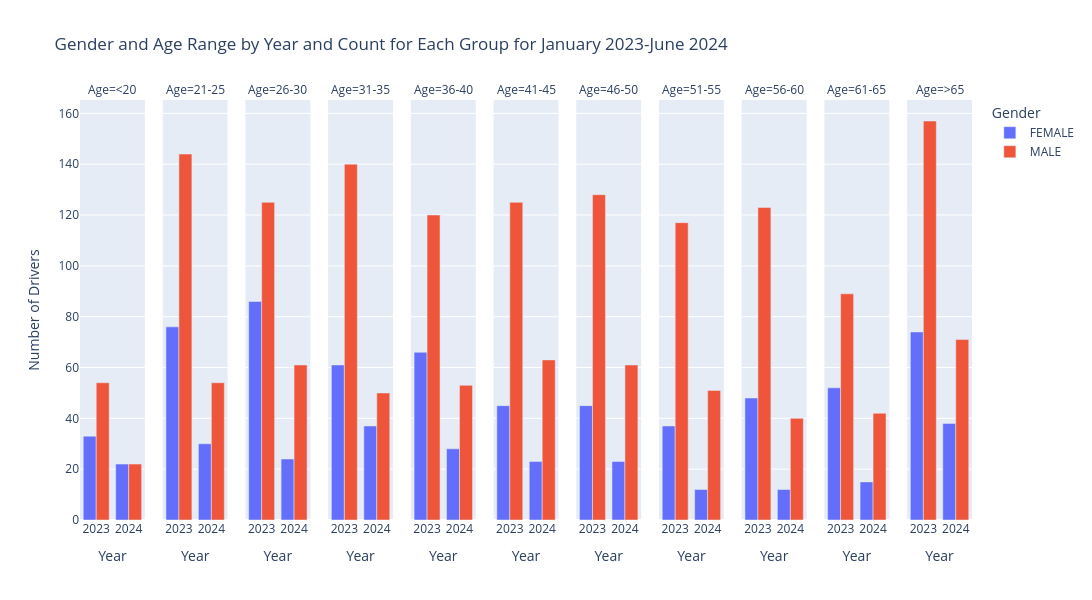

The notebook cell this image was saved under:
### Markdown cell above
The ages were grouped to make the data easier to display.

### Code cell
# Create the bar chart using plotly.express
fig = px.bar(
    df,
    x='Year',
    y='DriverCount',
    color='Gender',
    facet_col='AgeRange',
    barmode='group',
    title='Gender and Age Range by Year and Count for Each Group for January 2023-June 2024',
    labels={
        'DriverCount': 'Number of Drivers',
        'AgeRange': 'Age'
    },
    height=600,
    width=1200
)

# Update layout for better readability
fig.update_layout(
    yaxis_title='Number of Drivers',
    legend_title='Gender'
)

# Show the bar chart
fig.show()

### Figure 1 — Plotly figure (JSON) as saved in the notebook; plotly's stock layout.template omitted (floating-point values rounded to 4 significant figures)
{"data": [{"alignmentgroup": "True", "hovertemplate": "Gender=FEMALE<br>Age=<20<br>Year=%{x}<br>Number of Drivers=%{y}<extra></extra>", "legendgroup": "FEMALE", "marker": {"color": "#636efa", "pattern": {"shape": ""}}, "name": "FEMALE", "offsetgroup": "FEMALE", "orientation": "v", "showlegend": true, "textposition": "auto", "type": "bar", "x": ["2023", "2024"], "xaxis": "x", "y": [33, 22], "yaxis": "y"}, {"alignmentgroup": "True", "hovertemplate": "Gender=FEMALE<br>Age=21-25<br>Year=%{x}<br>Number of Drivers=%{y}<extra></extra>", "legendgroup": "FEMALE", "marker": {"color": "#636efa", "pattern": {"shape": ""}}, "name": "FEMALE", "offsetgroup": "FEMALE", "orientation": "v", "showlegend": false, "textposition": "auto", "type": "bar", "x": ["2023", "2024"], "xaxis": "x2", "y": [76, 30], "yaxis": "y2"}, {"alignmentgroup": "True", "hovertemplate": "Gender=FEMALE<br>Age=26-30<br>Year=%{x}<br>Number of Drivers=%{y}<extra></extra>", "legendgroup": "FEMALE", "marker": {"color": "#636efa", "pattern": {"shape": ""}}, "name": "FEMALE", "offsetgroup": "FEMALE", "orientation": "v", "showlegend": false, "textposition": "auto", "type": "bar", "x": ["2023", "2024"], "xaxis": "x3", "y": [86, 24], "yaxis": "y3"}, {"alignmentgroup": "True", "hovertemplate": "Gender=FEMALE<br>Age=31-35<br>Year=%{x}<br>Number of Drivers=%{y}<extra></extra>", "legendgroup": "FEMALE", "marker": {"color": "#636efa", "pattern": {"shape": ""}}, "name": "FEMALE", "offsetgroup": "FEMALE", "orientation": "v", "showlegend": false, "textposition": "auto", "type": "bar", "x": ["2023", "2024"], "xaxis": "x4", "y": [61, 37], "yaxis": "y4"}, {"alignmentgroup": "True", "hovertemplate": "Gender=FEMALE<br>Age=36-40<br>Year=%{x}<br>Number of Drivers=%{y}<extra></extra>", "legendgroup": "FEMALE", "marker": {"color": "#636efa", "pattern": {"shape": ""}}, "name": "FEMALE", "offsetgroup": "FEMALE", "orientation": "v", "showlegend": false, "textposition": "auto", "type": "bar", "x": ["2023", "2024"], "xaxis": "x5", "y": [66, 28], "yaxis": "y5"}, {"alignmentgroup": "True", "hovertemplate": "Gender=FEMALE<br>Age=41-45<br>Year=%{x}<br>Number of Drivers=%{y}<extra></extra>", "legendgroup": "FEMALE", "marker": {"color": "#636efa", "pattern": {"shape": ""}}, "name": "FEMALE", "offsetgroup": "FEMALE", "orientation": "v", "showlegend": false, "textposition": "auto", "type": "bar", "x": ["2023", "2024"], "xaxis": "x6", "y": [45, 23], "yaxis": "y6"}, {"alignmentgroup": "True", "hovertemplate": "Gender=FEMALE<br>Age=46-50<br>Year=%{x}<br>Number of Drivers=%{y}<extra></extra>", "legendgroup": "FEMALE", "marker": {"color": "#636efa", "pattern": {"shape": ""}}, "name": "FEMALE", "offsetgroup": "FEMALE", "orientation": "v", "showlegend": false, "textposition": "auto", "type": "bar", "x": ["2023", "2024"], "xaxis": "x7", "y": [45, 23], "yaxis": "y7"}, {"alignmentgroup": "True", "hovertemplate": "Gender=FEMALE<br>Age=51-55<br>Year=%{x}<br>Number of Drivers=%{y}<extra></extra>", "legendgroup": "FEMALE", "marker": {"color": "#636efa", "pattern": {"shape": ""}}, "name": "FEMALE", "offsetgroup": "FEMALE", "orientation": "v", "showlegend": false, "textposition": "auto", "type": "bar", "x": ["2023", "2024"], "xaxis": "x8", "y": [37, 12], "yaxis": "y8"}, {"alignmentgroup": "True", "hovertemplate": "Gender=FEMALE<br>Age=56-60<br>Year=%{x}<br>Number of Drivers=%{y}<extra></extra>", "legendgroup": "FEMALE", "marker": {"color": "#636efa", "pattern": {"shape": ""}}, "name": "FEMALE", "offsetgroup": "FEMALE", "orientation": "v", "showlegend": false, "textposition": "auto", "type": "bar", "x": ["2023", "2024"], "xaxis": "x9", "y": [48, 12], "yaxis": "y9"}, {"alignmentgroup": "True", "hovertemplate": "Gender=FEMALE<br>Age=61-65<br>Year=%{x}<br>Number of Drivers=%{y}<extra></extra>", "legendgroup": "FEMALE", "marker": {"color": "#636efa", "pattern": {"shape": ""}}, "name": "FEMALE", "offsetgroup": "FEMALE", "orientation": "v", "showlegend": false, "textposition": "auto", "type": "bar", "x": ["2023", "2024"], "xaxis": "x10", "y": [52, 15], "yaxis": "y10"}, {"alignmentgroup": "True", "hovertemplate": "Gender=FEMALE<br>Age=>65<br>Year=%{x}<br>Number of Drivers=%{y}<extra></extra>", "legendgroup": "FEMALE", "marker": {"color": "#636efa", "pattern": {"shape": ""}}, "name": "FEMALE", "offsetgroup": "FEMALE", "orientation": "v", "showlegend": false, "textposition": "auto", "type": "bar", "x": ["2023", "2024"], "xaxis": "x11", "y": [74, 38], "yaxis": "y11"}, {"alignmentgroup": "True", "hovertemplate": "Gender=MALE<br>Age=<20<br>Year=%{x}<br>Number of Drivers=%{y}<extra></extra>", "legendgroup": "MALE", "marker": {"color": "#EF553B", "pattern": {"shape": ""}}, "name": "MALE", "offsetgroup": "MALE", "orientation": "v", "showlegend": true, "textposition": "auto", "type": "bar", "x": ["2023", "2024"], "xaxis": "x", "y": [54, 22], "yaxis": "y"}, {"alignmentgroup": "True", "hovertemplate": "Gender=MALE<br>Age=21-25<br>Year=%{x}<br>Number of Drivers=%{y}<extra></extra>", "legendgroup": "MALE", "marker": {"color": "#EF553B", "pattern": {"shape": ""}}, "name": "MALE", "offsetgroup": "MALE", "orientation": "v", "showlegend": false, "textposition": "auto", "type": "bar", "x": ["2023", "2024"], "xaxis": "x2", "y": [144, 54], "yaxis": "y2"}, {"alignmentgroup": "True", "hovertemplate": "Gender=MALE<br>Age=26-30<br>Year=%{x}<br>Number of Drivers=%{y}<extra></extra>", "legendgroup": "MALE", "marker": {"color": "#EF553B", "pattern": {"shape": ""}}, "name": "MALE", "offsetgroup": "MALE", "orientation": "v", "showlegend": false, "textposition": "auto", "type": "bar", "x": ["2023", "2024"], "xaxis": "x3", "y": [125, 61], "yaxis": "y3"}, {"alignmentgroup": "True", "hovertemplate": "Gender=MALE<br>Age=31-35<br>Year=%{x}<br>Number of Drivers=%{y}<extra></extra>", "legendgroup": "MALE", "marker": {"color": "#EF553B", "pattern": {"shape": ""}}, "name": "MALE", "offsetgroup": "MALE", "orientation": "v", "showlegend": false, "textposition": "auto", "type": "bar", "x": ["2023", "2024"], "xaxis": "x4", "y": [140, 50], "yaxis": "y4"}, {"alignmentgroup": "True", "hovertemplate": "Gender=MALE<br>Age=36-40<br>Year=%{x}<br>Number of Drivers=%{y}<extra></extra>", "legendgroup": "MALE", "marker": {"color": "#EF553B", "pattern": {"shape": ""}}, "name": "MALE", "offsetgroup": "MALE", "orientation": "v", "showlegend": false, "textposition": "auto", "type": "bar", "x": ["2023", "2024"], "xaxis": "x5", "y": [120, 53], "yaxis": "y5"}, {"alignmentgroup": "True", "hovertemplate": "Gender=MALE<br>Age=41-45<br>Year=%{x}<br>Number of Drivers=%{y}<extra></extra>", "legendgroup": "MALE", "marker": {"color": "#EF553B", "pattern": {"shape": ""}}, "name": "MALE", "offsetgroup": "MALE", "orientation": "v", "showlegend": false, "textposition": "auto", "type": "bar", "x": ["2023", "2024"], "xaxis": "x6", "y": [125, 63], "yaxis": "y6"}, {"alignmentgroup": "True", "hovertemplate": "Gender=MALE<br>Age=46-50<br>Year=%{x}<br>Number of Drivers=%{y}<extra></extra>", "legendgroup": "MALE", "marker": {"color": "#EF553B", "pattern": {"shape": ""}}, "name": "MALE", "offsetgroup": "MALE", "orientation": "v", "showlegend": false, "textposition": "auto", "type": "bar", "x": ["2023", "2024"], "xaxis": "x7", "y": [128, 61], "yaxis": "y7"}, {"alignmentgroup": "True", "hovertemplate": "Gender=MALE<br>Age=51-55<br>Year=%{x}<br>Number of Drivers=%{y}<extra></extra>", "legendgroup": "MALE", "marker": {"color": "#EF553B", "pattern": {"shape": ""}}, "name": "MALE", "offsetgroup": "MALE", "orientation": "v", "showlegend": false, "textposition": "auto", "type": "bar", "x": ["2023", "2024"], "xaxis": "x8", "y": [117, 51], "yaxis": "y8"}, {"alignmentgroup": "True", "hovertemplate": "Gender=MALE<br>Age=56-60<br>Year=%{x}<br>Number of Drivers=%{y}<extra></extra>", "legendgroup": "MALE", "marker": {"color": "#EF553B", "pattern": {"shape": ""}}, "name": "MALE", "offsetgroup": "MALE", "orientation": "v", "showlegend": false, "textposition": "auto", "type": "bar", "x": ["2023", "2024"], "xaxis": "x9", "y": [123, 40], "yaxis": "y9"}, {"alignmentgroup": "True", "hovertemplate": "Gender=MALE<br>Age=61-65<br>Year=%{x}<br>Number of Drivers=%{y}<extra></extra>", "legendgroup": "MALE", "marker": {"color": "#EF553B", "pattern": {"shape": ""}}, "name": "MALE", "offsetgroup": "MALE", "orientation": "v", "showlegend": false, "textposition": "auto", "type": "bar", "x": ["2023", "2024"], "xaxis": "x10", "y": [89, 42], "yaxis": "y10"}, {"alignmentgroup": "True", "hovertemplate": "Gender=MALE<br>Age=>65<br>Year=%{x}<br>Number of Drivers=%{y}<extra></extra>", "legendgroup": "MALE", "marker": {"color": "#EF553B", "pattern": {"shape": ""}}, "name": "MALE", "offsetgroup": "MALE", "orientation": "v", "showlegend": false, "textposition": "auto", "type": "bar", "x": ["2023", "2024"], "xaxis": "x11", "y": [157, 71], "yaxis": "y11"}], "layout": {"annotations": [{"font": {}, "showarrow": false, "text": "Age=<20", "x": 0.03636, "xanchor": "center", "xref": "paper", "y": 1, "yanchor": "bottom", "yref": "paper"}, {"font": {}, "showarrow": false, "text": "Age=21-25", "x": 0.1291, "xanchor": "center", "xref": "paper", "y": 1, "yanchor": "bottom", "yref": "paper"}, {"font": {}, "showarrow": false, "text": "Age=26-30", "x": 0.2218, "xanchor": "center", "xref": "paper", "y": 1, "yanchor": "bottom", "yref": "paper"}, {"font": {}, "showarrow": false, "text": "Age=31-35", "x": 0.3145, "xanchor": "center", "xref": "paper", "y": 1, "yanchor": "bottom", "yref": "paper"}, {"font": {}, "showarrow": false, "text": "Age=36-40", "x": 0.4073, "xanchor": "center", "xref": "paper", "y": 1, "yanchor": "bottom", "yref": "paper"}, {"font": {}, "showarrow": false, "text": "Age=41-45", "x": 0.5, "xanchor": "center", "xref": "paper", "y": 1, "yanchor": "bottom", "yref": "paper"}, {"font": {}, "showarrow": false, "text": "Age=46-50", "x": 0.5927, "xanchor": "center", "xref": "paper", "y": 1, "yanchor": "bottom", "yref": "paper"}, {"font": {}, "showarrow": false, "text": "Age=51-55", "x": 0.6855, "xanchor": "center", "xref": "paper", "y": 1, "yanchor": "bottom", "yref": "paper"}, {"font": {}, "showarrow": false, "text": "Age=56-60", "x": 0.7782, "xanchor": "center", "xref": "paper", "y": 1, "yanchor": "bottom", "yref": "paper"}, {"font": {}, "showarrow": false, "text": "Age=61-65", "x": 0.8709, "xanchor": "center", "xref": "paper", "y": 1, "yanchor": "bottom", "yref": "paper"}, {"font": {}, "showarrow": false, "text": "Age=>65", "x": 0.9636, "xanchor": "center", "xref": "paper", "y": 1, "yanchor": "bottom", "yref": "paper"}], "barmode": "group", "height": 600, "legend": {"title": {"text": "Gender"}, "tracegroupgap": 0}, "title": {"text": "Gender and Age Range by Year and Count for Each Group for January 2023-June 2024"}, "width": 1200, "xaxis": {"anchor": "y", "domain": [0, 0.07273], "title": {"text": "Year"}}, "xaxis10": {"anchor": "y10", "domain": [0.8345, 0.9073], "matches": "x", "title": {"text": "Year"}}, "xaxis11": {"anchor": "y11", "domain": [0.9273, 1], "matches": "x", "title": {"text": "Year"}}, "xaxis2": {"anchor": "y2", "domain": [0.09273, 0.1655], "matches": "x", "title": {"text": "Year"}}, "xaxis3": {"anchor": "y3", "domain": [0.1855, 0.2582], "matches": "x", "title": {"text": "Year"}}, "xaxis4": {"anchor": "y4", "domain": [0.2782, 0.3509], "matches": "x", "title": {"text": "Year"}}, "xaxis5": {"anchor": "y5", "domain": [0.3709, 0.4436], "matches": "x", "title": {"text": "Year"}}, "xaxis6": {"anchor": "y6", "domain": [0.4636, 0.5364], "matches": "x", "title": {"text": "Year"}}, "xaxis7": {"anchor": "y7", "domain": [0.5564, 0.6291], "matches": "x", "title": {"text": "Year"}}, "xaxis8": {"anchor": "y8", "domain": [0.6491, 0.7218], "matches": "x", "title": {"text": "Year"}}, "xaxis9": {"anchor": "y9", "domain": [0.7418, 0.8145], "matches": "x", "title": {"text": "Year"}}, "yaxis": {"anchor": "x", "domain": [0, 1], "title": {"text": "Number of Drivers"}}, "yaxis10": {"anchor": "x10", "domain": [0, 1], "matches": "y", "showticklabels": false}, "yaxis11": {"anchor": "x11", "domain": [0, 1], "matches": "y", "showticklabels": false}, "yaxis2": {"anchor": "x2", "domain": [0, 1], "matches": "y", "showticklabels": false}, "yaxis3": {"anchor": "x3", "domain": [0, 1], "matches": "y", "showticklabels": false}, "yaxis4": {"anchor": "x4", "domain": [0, 1], "matches": "y", "showticklabels": false}, "yaxis5": {"anchor": "x5", "domain": [0, 1], "matches": "y", "showticklabels": false}, "yaxis6": {"anchor": "x6", "domain": [0, 1], "matches": "y", "showticklabels": false}, "yaxis7": {"anchor": "x7", "domain": [0, 1], "matches": "y", "showticklabels": false}, "yaxis8": {"anchor": "x8", "domain": [0, 1], "matches": "y", "showticklabels": false}, "yaxis9": {"anchor": "x9", "domain": [0, 1], "matches": "y", "showticklabels": false}}}
